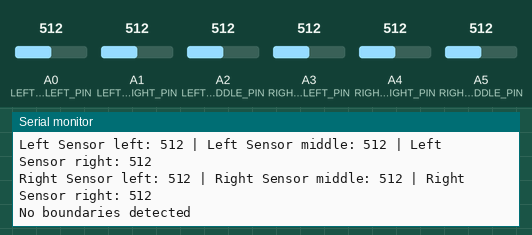
Simulated run of this sketch. Board: Arduino Uno, built with avr-gcc and run on an emulated ATmega328P. Parts: the last lines printed to the serial monitor. The test bench sets the inputs (shaded band); at power-on: A0 (LEFT_SENSOR_LEFT_PIN) = 512, A3 (RIGHT_SENSOR_LEFT_PIN) = 512, A1 (LEFT_SENSOR_RIGHT_PIN) = 512, A2 (LEFT_SENSOR_MIDDLE_PIN) = 512, A4 (RIGHT_SENSOR_RIGHT_PIN) = 512, A5 (RIGHT_SENSOR_MIDDLE_PIN) = 512.

Above: at 1.9 s.
2.0 s: A0 (LEFT_SENSOR_LEFT_PIN) set to 787
At 3.2 s:
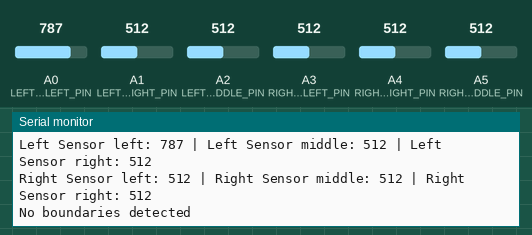
3.5 s: A0 (LEFT_SENSOR_LEFT_PIN) set to 808
At 5.0 s:
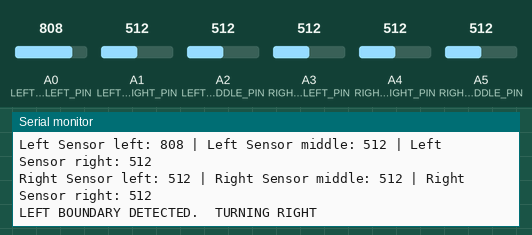
7.2 s: A3 (RIGHT_SENSOR_LEFT_PIN) set to 792
At 8.5 s:
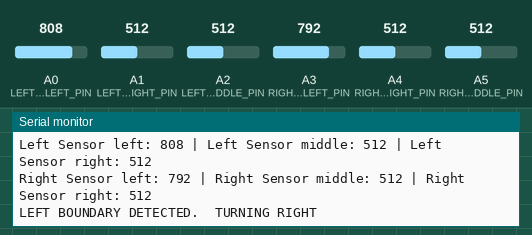
8.7 s: A3 (RIGHT_SENSOR_LEFT_PIN) set to 811
At 9.9 s:
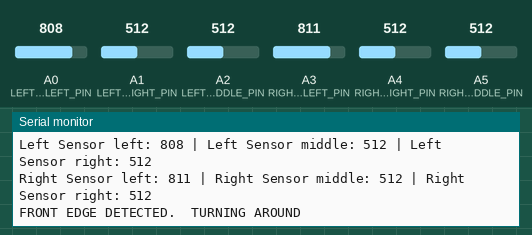
Timing chart, 0 to 11.7 s (numbered marks = the images above; inputs shaded):
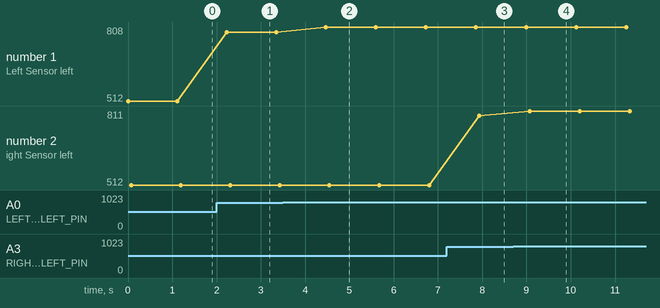

Measured:
- the behaviour switches between 800 and 801 on A0 (LEFT_SENSOR_LEFT_PIN) (found by bisection; images 1 and 2)
- the behaviour switches between 800 and 801 on A3 (RIGHT_SENSOR_LEFT_PIN) (found by bisection; images 3 and 4)
- after the input at 2.0 s, the serial monitor: prints a new line after 0.23 s (image 1)
- after the input at 3.5 s, the serial monitor: prints a new line after 0.96 s (image 2)
- after the input at 7.2 s, the serial monitor: prints a new line after 0.74 s (image 3)
- after the input at 8.7 s, the serial monitor: prints a new line after 0.37 s (image 4)
- plotted number 1: 512 → 787 after the input at 2.0 s, 787 → 808 after the input at 3.5 s
- plotted number 2: 512 → 792 after the input at 7.2 s, 792 → 811 after the input at 8.7 s

The sketch:

LineFollower.ino
```cpp
#include "LineFollower.h"

SensorReadings leftSensor, rightSensor;

int dynamicThreshold = 0;

char CORRECTION_DIRECTION = '\0';

void setup() {
  Serial.begin(9600);
  initializeSensors();
  // dynamicThreshold = calibrateThreshold();
  // attachInterrupt(digitalPinToInterrupt(LEFT_SENSOR_LEFT_PIN), boundaryISR, CHANGE);
  // attachInterrupt(digitalPinToInterrupt(RIGHT_SENSOR_RIGHT_PIN), boundaryISR, CHANGE);
}

void loop() {
  leftSensor = readSensorValues(LEFT_SENSOR_LEFT_PIN, LEFT_SENSOR_RIGHT_PIN, LEFT_SENSOR_MIDDLE_PIN);
  rightSensor = readSensorValues(RIGHT_SENSOR_LEFT_PIN, RIGHT_SENSOR_RIGHT_PIN, RIGHT_SENSOR_MIDDLE_PIN);
  // //DEBUG
  printSensorReadings();

  checkBoundary(leftSensor, rightSensor);
  delay(1000);
}
```

LineFollower.h
```cpp
#ifndef LINEFOLLOWER_H
#define LINEFOLLOWER_H

// Define sensor pin assignments
#define LEFT_SENSOR_LEFT_PIN A0
#define LEFT_SENSOR_RIGHT_PIN A1
#define LEFT_SENSOR_MIDDLE_PIN A2

#define RIGHT_SENSOR_LEFT_PIN A3
#define RIGHT_SENSOR_RIGHT_PIN A4
#define RIGHT_SENSOR_MIDDLE_PIN A5

#define STATIC_THRESHOLD 800

#define THRESHOLD_BOUNDARY 15

// Define a struct to hold sensor readings
struct SensorReadings {
  int leftReading = 0;
  int middleReading = 0;
  int rightReading = 0;
};

// Function prototypes
void initializeSensors();
int calibrateThreshold();
SensorReadings readSensorValues(int leftPin, int middlePin, int rightPin);
void printSensorReadings();
void checkBoundary(SensorReadings &left_sensor, SensorReadings &right_sensor);
void BoundaryISR();

#endif
```

LineFollowerHandlers.ino
```cpp
#include "LineFollower.h"

void initializeSensors() {
  pinMode(LEFT_SENSOR_RIGHT_PIN, INPUT);
  pinMode(LEFT_SENSOR_LEFT_PIN, INPUT);
  pinMode(LEFT_SENSOR_MIDDLE_PIN, INPUT);

  pinMode(RIGHT_SENSOR_RIGHT_PIN, INPUT);
  pinMode(RIGHT_SENSOR_LEFT_PIN, INPUT);
  pinMode(RIGHT_SENSOR_MIDDLE_PIN, INPUT);
}

int readSensorAverage() {
  int numReadings = 10;
  int total = 0;
  SensorReadings temp;
  for (int i = 0; i < numReadings; i++) {
    temp = readSensorValues(LEFT_SENSOR_LEFT_PIN, LEFT_SENSOR_RIGHT_PIN, LEFT_SENSOR_MIDDLE_PIN);
    // total += (temp.leftReading + temp.middleReading + temp.rightReading) / 3;
    total += temp.leftReading;
    delay(10); // Small delay between readings
  }
  return total / numReadings; // Return the average
}

int calibrateThreshold() {
  int whiteAverage = 0;
  int blackAverage = 0;
  // Prompt user to place on white surface
  Serial.print("Place sensors on a white surface.  Calibration will begin in ");
  for (int i = 5; i > 0; i--) {
    Serial.print(i);
    Serial.println(" seconds...");
    delay(1000); // 1-second delay
  }
  whiteAverage = readSensorAverage();
  // Prompt user to place on black surface
  Serial.print("Place sensors on a black surface.  Calibration will begin in ");
  for (int i = 5; i > 0; i--) {
    Serial.print(i);
    Serial.println(" seconds...");
    delay(1000); // 1-second delay
  }
  blackAverage = readSensorAverage();
  int threshold = (whiteAverage + blackAverage) / 2;
  Serial.println("Threshold calibrated succesfully.  Threshold = " + String(threshold));
  return threshold;
}


SensorReadings readSensorValues(int leftPin, int middlePin, int rightPin) {
  SensorReadings sensor;
  sensor.leftReading = analogRead(leftPin);
  sensor.middleReading = analogRead(middlePin);
  sensor.rightReading = analogRead(rightPin);
  return sensor;
}

void printSensorReadings() {
  Serial.println("Left Sensor left: " + String(leftSensor.leftReading) + " | Left Sensor middle: " + String(leftSensor.middleReading) + " | Left Sensor right: " + String(leftSensor.rightReading));
  Serial.println("Right Sensor left: " + String(rightSensor.leftReading) + " | Right Sensor middle: " + String(rightSensor.middleReading) + " | Right Sensor right: " + String(rightSensor.rightReading));
}

void checkBoundary(SensorReadings &left_sensor, SensorReadings &right_sensor) {
  // if((left_sensor.leftReading > dynamicThreshold || left_sensor.middleReading > dynamicThreshold || left_sensor.rightReading > dynamicThreshold) && (right_sensor.leftReading > dynamicThreshold || right_sensor.middleReading > dynamicThreshold || right_sensor.rightReading > dynamicThreshold)) {
  if((left_sensor.leftReading > STATIC_THRESHOLD || left_sensor.middleReading > STATIC_THRESHOLD || left_sensor.rightReading > STATIC_THRESHOLD) && (right_sensor.leftReading > STATIC_THRESHOLD || right_sensor.middleReading > STATIC_THRESHOLD || right_sensor.rightReading > STATIC_THRESHOLD)) {
    //DEBUG
    Serial.println("FRONT EDGE DETECTED.  TURNING AROUND");
    CORRECTION_DIRECTION = 'B';
  }

  // else if(left_sensor.leftReading > dynamicThreshold) {
  else if(left_sensor.leftReading > STATIC_THRESHOLD) {
    //DEBUG
    Serial.println("LEFT BOUNDARY DETECTED.  TURNING RIGHT");
    CORRECTION_DIRECTION = 'R';
  }

  // else if(right_sensor.rightReading > dynamicThreshold) {
  else if(right_sensor.rightReading > STATIC_THRESHOLD) {
    // //DEBUG
    Serial.println("RIGHT BOUNDARY DETECTED.  TURNING LEFT");
    CORRECTION_DIRECTION = 'L';
  }

  else {
    //DEBUG
    Serial.println("No boundaries detected");
    CORRECTION_DIRECTION = '\0';
  }
}

void boundaryISR() {
  leftSensor = readSensorValues(LEFT_SENSOR_LEFT_PIN, LEFT_SENSOR_RIGHT_PIN, LEFT_SENSOR_MIDDLE_PIN);
  rightSensor = readSensorValues(RIGHT_SENSOR_LEFT_PIN, RIGHT_SENSOR_RIGHT_PIN, RIGHT_SENSOR_MIDDLE_PIN);
  checkBoundary(leftSensor, rightSensor);
}
```
